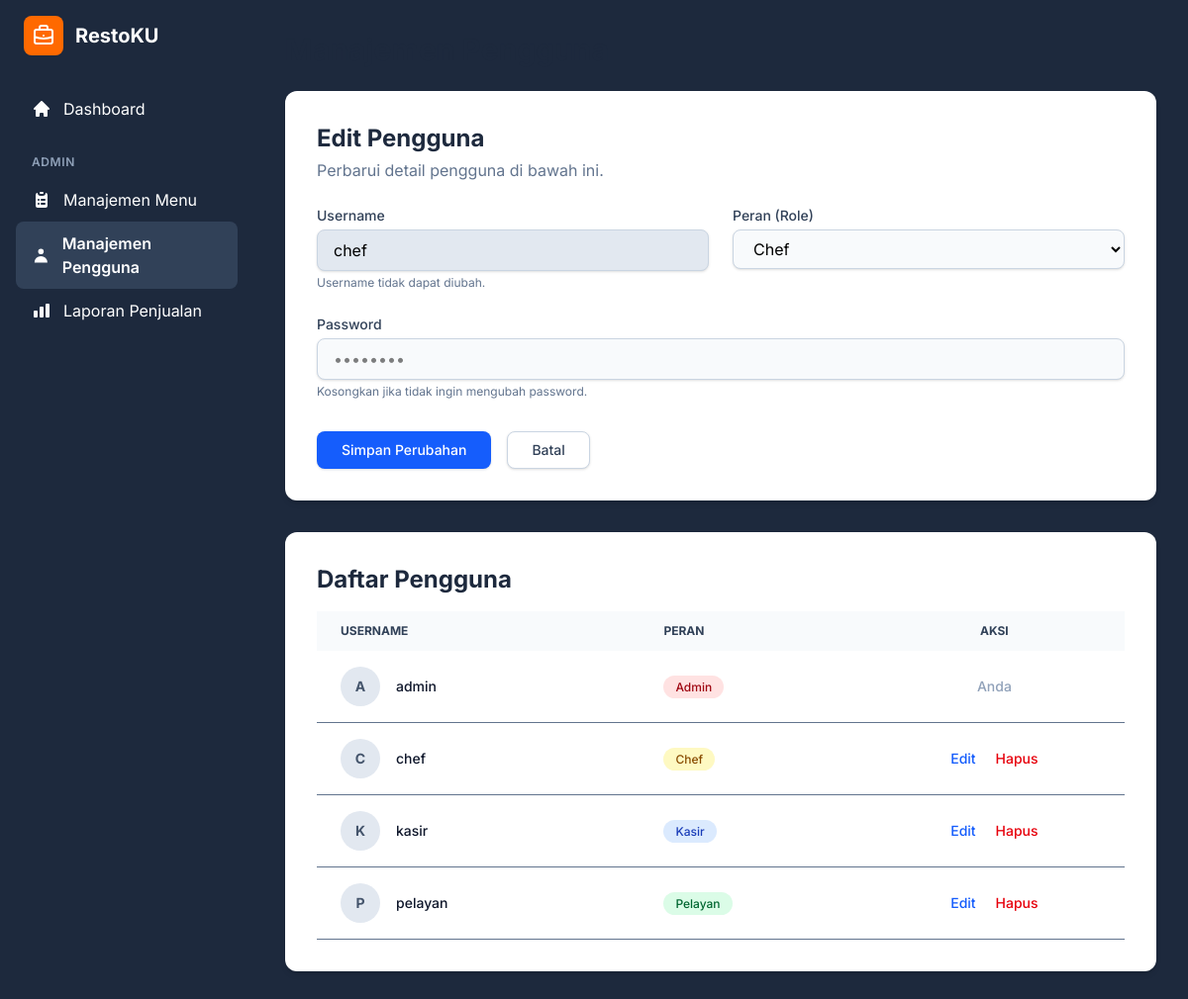
Page /admin/user_management.php?action=edit&id=2 (signed in) on the committed database.
### tables this page shows
CREATE TABLE `users` (
  `user_id` int(11) NOT NULL,
  `username` varchar(50) NOT NULL,
  `password` varchar(255) NOT NULL,
  `role` enum('admin','pelayan','chef','kasir') NOT NULL
);

### admin/user_management.php (the view, shortened to what this page needs)
<?php
include '../includes/db_connect.php';
$edit_user = null;
if (isset($_GET['action']) && $_GET['action'] == 'edit' && isset($_GET['id'])) {
    $user_id_to_edit = $_GET['id'];
    $stmt = mysqli_prepare($conn, "SELECT user_id, username, role FROM users WHERE user_id = ?");
    mysqli_stmt_bind_param($stmt, "i", $user_id_to_edit);
    mysqli_stmt_execute($stmt);
    $result = mysqli_stmt_get_result($stmt);
    $edit_user = mysqli_fetch_assoc($result);
}
$users = [];
$result_all_users = mysqli_query($conn, "SELECT user_id, username, role FROM users ORDER BY username ASC");
if ($result_all_users) {
    $users = mysqli_fetch_all($result_all_users, MYSQLI_ASSOC);
}
function get_role_badge($role) {
    $role_text = ucfirst(htmlspecialchars($role));
    $colors = [
        'admin' => 'bg-red-100 text-red-800',
        'kasir' => 'bg-blue-100 text-blue-800',
        'pelayan' => 'bg-green-100 text-green-800',
        'chef' => 'bg-yellow-100 text-yellow-800',
    ];
    $class = $colors[$role] ?? 'bg-gray-100 text-gray-800';
    return "<span class='px-3 py-1 text-xs font-medium rounded-full $class'>$role_text</span>";
}
?>
<!DOCTYPE html>
<html lang="id">
<head>
    <link href="../assets/css/output.css" rel="stylesheet">
</head>
<body class="bg-slate-100">
<div class="flex h-screen bg-slate-800">
    <aside class="w-64 flex-shrink-0 flex flex-col p-4 text-white">
        <a href="../dashboard.php" class="flex items-center gap-3 px-2 mb-8">
            <div class="bg-orange-500 p-2 rounded-lg">
            </div>
            <span class="text-xl font-bold">RestoKU</span>
        </a>
        <nav class="flex-1">
            <a href="../dashboard.php" class="flex items-center gap-3 px-4 py-2.5 rounded-lg hover:bg-slate-700 transition-colors">
                <svg xmlns="http://www.w3.org/2000/svg" class="h-5 w-5" viewBox="0 0 20 20" fill="currentColor"><path d="M10.707 2.293a1 1 0 00-1.414 0l-7 7a1 1 0 001.414 1.414L4 10.414V17a1 1 0 001 1h2a1 1 0 001-1v-2a1 1 0 011-1h2a1 1 0 011 1v2a1 1 0 001 1h2a1 1 0 001-1v-6.586l.293.293a1 1 0 001.414-1.414l-7-7z" /></svg>
                Dashboard
            </a>
            <h3 class="px-4 mt-6 mb-2 text-xs font-semibold text-slate-400 uppercase tracking-wider">Admin</h3>
            <a href="menu_management.php" class="flex items-center gap-3 px-4 py-2.5 rounded-lg hover:bg-slate-700 transition-colors">
                Manajemen Menu
            </a>
            <a href="user_management.php" class="flex items-center gap-3 px-4 py-2.5 rounded-lg bg-slate-700 font-semibold transition-colors">
                 <svg xmlns="http://www.w3.org/2000/svg" class="h-5 w-5" viewBox="0 0 20 20" fill="currentColor"><path fill-rule="evenodd" d="M10 9a3 3 0 100-6 3 3 0 000 6zm-7 9a7 7 0 1114 0H3z" clip-rule="evenodd" /></svg>
                Manajemen Pengguna
            </a>
             <a href="reports.php" class="flex items-center gap-3 px-4 py-2.5 rounded-lg hover:bg-slate-700 transition-colors">
                 <svg xmlns="http://www.w3.org/2000/svg" class="h-5 w-5" viewBox="0 0 20 20" fill="currentColor"><path d="M2 11a1 1 0 011-1h2a1 1 0 011 1v5a1 1 0 01-1 1H3a1 1 0 01-1-1v-5zM8 7a1 1 0 011-1h2a1 1 0 011 1v9a1 1 0 01-1 1H9a1 1 0 01-1-1V7zM14 4a1 1 0 011-1h2a1 1 0 011 1v12a1 1 0 01-1 1h-2a1 1 0 01-1-1V4z" /></svg>
                Laporan Penjualan
            </a>
        </nav>
    </aside>
    <main class="flex-1 p-6 lg:p-8 overflow-y-auto">
        <h1 class="text-3xl font-bold text-slate-800 mb-6">Manajemen Pengguna</h1>
        <div class="bg-white p-6 md:p-8 rounded-xl shadow-md mb-8">
            <h2 class="text-2xl font-bold text-slate-800 mb-1"><?php echo $edit_user ? 'Edit Pengguna' : 'Tambah Pengguna Baru'; ?></h2>
            <p class="mb-6 text-slate-500"><?php echo $edit_user ? 'Perbarui detail pengguna di bawah ini.' : 'Isi form untuk menambahkan pengguna baru.'; ?></p>
            <form action="user_management.php" method="POST" class="grid grid-cols-1 md:grid-cols-2 gap-6">
                <div>
                    <label for="username" class="block text-sm font-medium text-slate-700 mb-1">Username</label>
                    <input type="text" id="username" name="username" value="<?php echo htmlspecialchars($edit_user['username'] ?? ''); ?>" required class="block w-full px-4 py-2 bg-slate-50 border border-slate-300 rounded-lg shadow-sm focus:outline-none focus:ring-2 focus:ring-blue-500 focus:border-blue-500 transition <?php echo $edit_user ? 'bg-slate-200 cursor-not-allowed' : ''; ?>" <?php echo $edit_user ? 'readonly' : ''; ?>>
                    <?php if ($edit_user): ?><p class="text-xs text-slate-500 mt-1">Username tidak dapat diubah.</p><?php endif; ?>
                </div>
                 <div>
                    <label for="role" class="block text-sm font-medium text-slate-700 mb-1">Peran (Role)</label>
                    <select id="role" name="role" required class="block w-full px-4 py-2 bg-slate-50 border border-slate-300 rounded-lg shadow-sm focus:outline-none focus:ring-2 focus:ring-blue-500 focus:border-blue-500 transition">
                        <option value="chef" <?php echo (isset($edit_user['role']) && $edit_user['role'] == 'chef') ? 'selected' : ''; ?>>Chef</option>
                    </select>
                </div>
                <div class="md:col-span-2">
                    <label for="password" class="block text-sm font-medium text-slate-700 mb-1">Password</label>
                    <input type="password" id="password" name="password" placeholder="••••••••" class="block w-full px-4 py-2 bg-slate-50 border border-slate-300 rounded-lg shadow-sm focus:outline-none focus:ring-2 focus:ring-blue-500 focus:border-blue-500 transition" <?php echo !$edit_user ? 'required' : ''; ?>>
                    <?php if ($edit_user): ?><p class="text-xs text-slate-500 mt-1">Kosongkan jika tidak ingin mengubah password.</p><?php endif; ?>
                </div>
                <div class="md:col-span-2 flex items-center justify-start gap-4 mt-2">
                     <button type="submit" class="inline-flex justify-center py-2 px-6 border border-transparent shadow-sm text-sm font-medium rounded-lg text-white bg-blue-600 hover:bg-blue-700 focus:outline-none focus:ring-2 focus:ring-offset-2 focus:ring-blue-500 transition">
                        <?php echo $edit_user ? 'Simpan Perubahan' : 'Tambah Pengguna'; ?>
                    </button>
                     <?php if ($edit_user): ?>
                        <a href="user_management.php" class="py-2 px-6 border border-slate-300 shadow-sm text-sm font-medium rounded-lg text-slate-700 bg-white hover:bg-slate-50 focus:outline-none focus:ring-2 focus:ring-offset-2 focus:ring-slate-500 transition">Batal</a>
                    <?php endif; ?>
                </div>
            </form>
        </div>
        <div class="bg-white p-6 md:p-8 rounded-xl shadow-md">
            <h2 class="text-2xl font-bold text-slate-800 mb-4">Daftar Pengguna</h2>
            <div class="overflow-x-auto">
                <table class="min-w-full text-sm text-left text-slate-500">
                    <thead class="text-xs text-slate-700 uppercase bg-slate-50">
                        <tr>
                            <th scope="col" class="px-6 py-3 w-2/5">Username</th>
                            <th scope="col" class="px-6 py-3">Peran</th>
                            <th scope="col" class="px-6 py-3 text-center">Aksi</th>
                        </tr>
                    </thead>
                    <tbody>
                        <?php if (empty($users)): ?>
                        <tr class="bg-white"><td colspan="3" class="text-center py-10 text-slate-500">Belum ada pengguna yang terdaftar.</td></tr>
                        <?php else: ?>
                        <?php foreach ($users as $user): ?>
                        <tr class="bg-white border-b hover:bg-slate-50 transition">
                            <td class="px-6 py-4">
                                <div class="flex items-center gap-4">
                                    <div class="w-10 h-10 rounded-full bg-slate-200 flex items-center justify-center font-bold text-slate-600 flex-shrink-0">
                                        <?php echo strtoupper(substr($user['username'], 0, 1)); ?>
                                    </div>
                                    <span class="font-medium text-slate-900"><?php echo htmlspecialchars($user['username']); ?></span>
                                </div>
                            </td>
                            <td class="px-6 py-4"><?php echo get_role_badge($user['role']); ?></td>
                            <td class="px-6 py-4 text-center whitespace-nowrap">
                                <?php if ($user['user_id'] == $_SESSION['user_id']): ?>
                                    <span class="font-medium text-slate-400 cursor-not-allowed">Anda</span>
                                <?php else: ?>
                                    <a href="user_management.php?action=edit&id=<?php echo $user['user_id']; ?>" class="font-medium text-blue-600 hover:text-blue-800 transition mr-4">Edit</a>
                                    <a href="user_management.php?action=delete&id=<?php echo $user['user_id']; ?>" onclick="return confirm('Anda yakin ingin menghapus pengguna \'<?php echo addslashes(htmlspecialchars($user['username'])); ?>\'?');" class="font-medium text-red-600 hover:text-red-800 transition">Hapus</a>
                                <?php endif; ?>
                            </td>
                        </tr>
                        <?php endforeach; ?>
                        <?php endif; ?>
                    </tbody>
                </table>
            </div>
        </div>
    </main>
</div>
</body>
</html>

### admin/user_management.php (style rules this page uses)
body { font-family: 'Inter', sans-serif; }

### rows in the picture
users: username "chef", role "Chef", username "C"
users: username "A", username "admin", role "Admin", shows "Anda"
users: username "K", username "kasir", role "Kasir"
users: username "P", username "pelayan", role "Pelayan"
